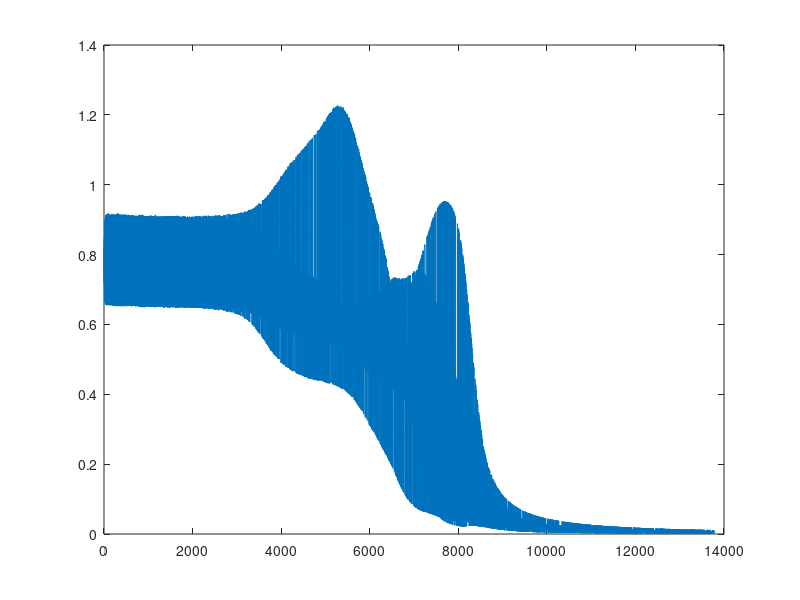

This chart was generated by the following MATLAB code:
% Simple Neural Network Demo (CS280) by Pros Naval
clear;
% Define Architecture of NN
n_in = 3;
n_h1 = 7;
n_h2 = 5;
n_out = 3;

eta = 0.1; % Learning Rate

% Pre-allocate storage and initialize weights + biases
x_in = zeros(n_in,1); 
w_h1 = -0.1+(0.1+0.1)*rand(n_h1,n_in);
b_h1 = -0.1+(0.1+0.1)*rand(n_h1,1);
w_h2 = -0.1+(0.1+0.1)*rand(n_h2,n_h1);
b_h2 = -0.1+(0.1+0.1)*rand(n_h2,1);
w_out = -0.1+(0.1+0.1)*rand(n_out,n_h2);
b_out = -0.1+(0.1+0.1)*rand(n_out,1);
d_out = zeros(n_out,1);
% Training Data
N = 8;
X = [
0 0 0;
0 0 1;
0 1 0;
0 1 1;
1 0 0;
1 0 1;
1 1 0;
1 1 1];
Y = [
0 0 0;
1 1 0;
1 0 1;
0 1 1;
0 1 1;
1 0 0;
1 1 0;
0 0 0];


max_epoch = 30000;
% TRAINING PHASE
totalerr = zeros(max_epoch,1);
for q = 1:max_epoch
    p = randperm(N); % shuffle patterns
    for n = 1:N
        nn = p(n);
        % read data
        x_in = X(nn,:)';
        d_out = Y(nn,:)';
    % forward pass    
        % hidden layer 1
        v_h1 = w_h1*x_in + b_h1;
        y_h1 = 1./(1+exp(-v_h1));
        % hidden layer 2
        v_h2 = w_h2*y_h1 + b_h2;
        y_h2 = 1./(1+exp(-v_h2));
        % output layer
        v_out = w_out*y_h2 + b_out;
        out = 1./(1+exp(-v_out));  
   % error backpropagation %
        % compute error
        err = d_out - out;
        % compute gradient in output layer
        delta_out = err.*out.*(1 - out);
        % compute gradient in hidden layer 2
        delta_h2 = y_h2.*(1-y_h2).*(w_out'*delta_out);
        % compute gradient in hidden layer 1
        delta_h1 = y_h1.*(1-y_h1).*(w_h2'*delta_h2);
        % update weights and biases in output layer 
        w_out = w_out + eta.*delta_out*y_h2';
        b_out = b_out + eta.*delta_out;
        % update weights and biases in hidden layer 2
        w_h2 = w_h2 + eta.*delta_h2*y_h1';
        b_h2 = b_h2 + eta.*delta_h2;
        % update weights and biases in hidden layer 1
        w_h1 = w_h1 + eta.*delta_h1*x_in';
        b_h1 = b_h1 + eta.*delta_h1;
    end
    totalerr(q) = totalerr(q) + sum(err.*err);
    if mod(q,500) == 0
        fprintf('iteration: %d Error: %f\n',q,totalerr(q));
    end
    % if termination condition is satisfied save weights and exit
    if totalerr(q) < 0.001
        break
    end
end
% TEST PHASE
nn_output = zeros(size(Y));
for n = 1:N
    % read data
    x_in = X(n,:)';
    d_out = Y(n,:)';
    % hidden layer 1
    v_h1 = w_h1*x_in + b_h1;
    y_h1 = 1./(1+exp(-v_h1));
    % hidden layer 2
    v_h2 = w_h2*y_h1 + b_h2;
    y_h2 = 1./(1+exp(-v_h2));
    % output layer
    v_out = w_out*y_h2 + b_out;
    out = 1./(1+exp(-v_out));
    nn_output(n,:) = ge(out',0.5);
    [x_in' nn_output(n,:)]
end

fprintf('Total Bits with error: %d\n', sum(sum(abs(Y-nn_output))));
fprintf('Total epochs: %d\n',q);
fprintf('Network Error at termination: %f\n',totalerr(q));
figure;
plot(totalerr(1:q));

% Things to try
% 1) Do not shuffle the patterns. Observe the error curve. Did the network learn ?
% 2) Change learning rate to 0.5 or 0.01. Observe the error curve. Did the network learn ?
% 3) Change the architecture (e.g. 3-2-2-3; 3-20-35-3)

